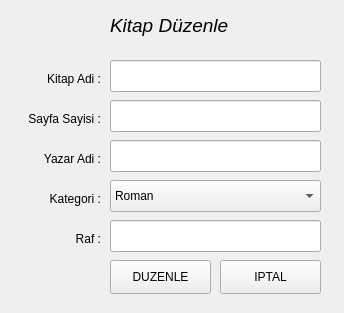
<?xml version="1.0" encoding="UTF-8"?>
<ui version="4.0">
 <class>MainWindow</class>
 <widget class="QMainWindow" name="MainWindow">
  <property name="geometry">
   <rect>
    <x>0</x>
    <y>0</y>
    <width>344</width>
    <height>313</height>
   </rect>
  </property>
  <property name="windowTitle">
   <string>Kitap Düzenle</string>
  </property>
  <widget class="QWidget" name="centralwidget">
   <widget class="QLineEdit" name="line_Kitap_adi">
    <property name="geometry">
     <rect>
      <x>110</x>
      <y>60</y>
      <width>211</width>
      <height>32</height>
     </rect>
    </property>
   </widget>
   <widget class="QComboBox" name="combo_Kategori">
    <property name="geometry">
     <rect>
      <x>110</x>
      <y>180</y>
      <width>211</width>
      <height>32</height>
     </rect>
    </property>
    <item>
     <property name="text">
      <string>Roman</string>
     </property>
    </item>
    <item>
     <property name="text">
      <string>Siir Kitabi</string>
     </property>
    </item>
    <item>
     <property name="text">
      <string>Ders Kitabi</string>
     </property>
    </item>
    <item>
     <property name="text">
      <string>Tarihi Kitap</string>
     </property>
    </item>
    <item>
     <property name="text">
      <string>Parsomen</string>
     </property>
    </item>
   </widget>
   <widget class="QLabel" name="label_2">
    <property name="geometry">
     <rect>
      <x>110</x>
      <y>10</y>
      <width>121</width>
      <height>31</height>
     </rect>
    </property>
    <property name="font">
     <font>
      <pointsize>14</pointsize>
      <italic>true</italic>
     </font>
    </property>
    <property name="text">
     <string>Kitap Düzenle</string>
    </property>
   </widget>
   <widget class="QPushButton" name="btn_Iptal_Duzenle">
    <property name="geometry">
     <rect>
      <x>220</x>
      <y>260</y>
      <width>101</width>
      <height>34</height>
     </rect>
    </property>
    <property name="text">
     <string>IPTAL</string>
    </property>
   </widget>
   <widget class="QLabel" name="label_6">
    <property name="geometry">
     <rect>
      <x>20</x>
      <y>230</y>
      <width>81</width>
      <height>18</height>
     </rect>
    </property>
    <property name="text">
     <string>Raf :</string>
    </property>
    <property name="alignment">
     <set>Qt::AlignRight|Qt::AlignTrailing|Qt::AlignVCenter</set>
    </property>
   </widget>
   <widget class="QLineEdit" name="line_Sayfa_Sayisi">
    <property name="geometry">
     <rect>
      <x>110</x>
      <y>100</y>
      <width>211</width>
      <height>32</height>
     </rect>
    </property>
   </widget>
   <widget class="QLabel" name="label">
    <property name="geometry">
     <rect>
      <x>20</x>
      <y>70</y>
      <width>81</width>
      <height>18</height>
     </rect>
    </property>
    <property name="text">
     <string>Kitap Adi :</string>
    </property>
    <property name="alignment">
     <set>Qt::AlignRight|Qt::AlignTrailing|Qt::AlignVCenter</set>
    </property>
   </widget>
   <widget class="QLineEdit" name="line_Yazar_Adi">
    <property name="geometry">
     <rect>
      <x>110</x>
      <y>140</y>
      <width>211</width>
      <height>32</height>
     </rect>
    </property>
   </widget>
   <widget class="QPushButton" name="btn_Duzenle">
    <property name="geometry">
     <rect>
      <x>110</x>
      <y>260</y>
      <width>101</width>
      <height>34</height>
     </rect>
    </property>
    <property name="text">
     <string>DUZENLE</string>
    </property>
   </widget>
   <widget class="QLabel" name="label_4">
    <property name="geometry">
     <rect>
      <x>20</x>
      <y>150</y>
      <width>81</width>
      <height>18</height>
     </rect>
    </property>
    <property name="text">
     <string>Yazar Adi :</string>
    </property>
    <property name="alignment">
     <set>Qt::AlignRight|Qt::AlignTrailing|Qt::AlignVCenter</set>
    </property>
   </widget>
   <widget class="QLabel" name="label_5">
    <property name="geometry">
     <rect>
      <x>20</x>
      <y>190</y>
      <width>81</width>
      <height>18</height>
     </rect>
    </property>
    <property name="text">
     <string>Kategori :</string>
    </property>
    <property name="alignment">
     <set>Qt::AlignRight|Qt::AlignTrailing|Qt::AlignVCenter</set>
    </property>
   </widget>
   <widget class="QLineEdit" name="line_Raf">
    <property name="geometry">
     <rect>
      <x>110</x>
      <y>220</y>
      <width>211</width>
      <height>32</height>
     </rect>
    </property>
   </widget>
   <widget class="QLabel" name="label_3">
    <property name="geometry">
     <rect>
      <x>20</x>
      <y>110</y>
      <width>81</width>
      <height>18</height>
     </rect>
    </property>
    <property name="text">
     <string>Sayfa Sayisi :</string>
    </property>
    <property name="alignment">
     <set>Qt::AlignRight|Qt::AlignTrailing|Qt::AlignVCenter</set>
    </property>
   </widget>
  </widget>
 </widget>
 <resources/>
 <connections/>
</ui>
